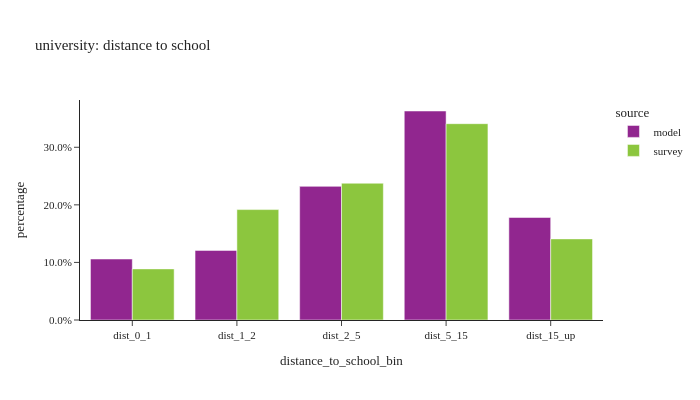

The notebook cell this image was saved under:
### Code cell
# distance to school: university
util.plot_share_barchart(per_data.loc[per_data['is_university']], 'person_weight', 'distance_to_school_bin', title="university: distance to school")

### Figure 1 — Plotly figure (JSON) as saved in the notebook; plotly's stock layout.template omitted (floating-point values rounded to 4 significant figures)
{"data": [{"alignmentgroup": "True", "customdata": [[16996], [19406], [37248], [58256], [28579]], "hovertemplate": "source=model<br>distance_to_school_bin=%{x}<br>percentage=%{y}<br>sample_size=%{customdata[0]}<extra></extra>", "legendgroup": "model", "marker": {"color": "#91268F", "pattern": {"shape": ""}}, "name": "model", "offsetgroup": "model", "orientation": "v", "showlegend": true, "textposition": "auto", "type": "bar", "x": ["dist_0_1", "dist_1_2", "dist_2_5", "dist_5_15", "dist_15_up"], "xaxis": "x", "y": [0.1059, 0.1209, 0.2321, 0.363, 0.1781], "yaxis": "y"}, {"alignmentgroup": "True", "customdata": [[33], [51], [77], [78], [36]], "hovertemplate": "source=survey<br>distance_to_school_bin=%{x}<br>percentage=%{y}<br>sample_size=%{customdata[0]}<extra></extra>", "legendgroup": "survey", "marker": {"color": "#8CC63E", "pattern": {"shape": ""}}, "name": "survey", "offsetgroup": "survey", "orientation": "v", "showlegend": true, "textposition": "auto", "type": "bar", "x": ["dist_0_1", "dist_1_2", "dist_2_5", "dist_5_15", "dist_15_up"], "xaxis": "x", "y": [0.08878, 0.1918, 0.2376, 0.341, 0.1409], "yaxis": "y"}], "layout": {"barmode": "group", "height": 400, "legend": {"title": {"text": "source"}, "tracegroupgap": 0}, "title": {"text": "university: distance to school"}, "width": 700, "xaxis": {"anchor": "y", "domain": [0, 1], "title": {"text": "distance_to_school_bin"}}, "yaxis": {"anchor": "x", "domain": [0, 1], "tickformat": ".1%", "title": {"text": "percentage"}}}}
